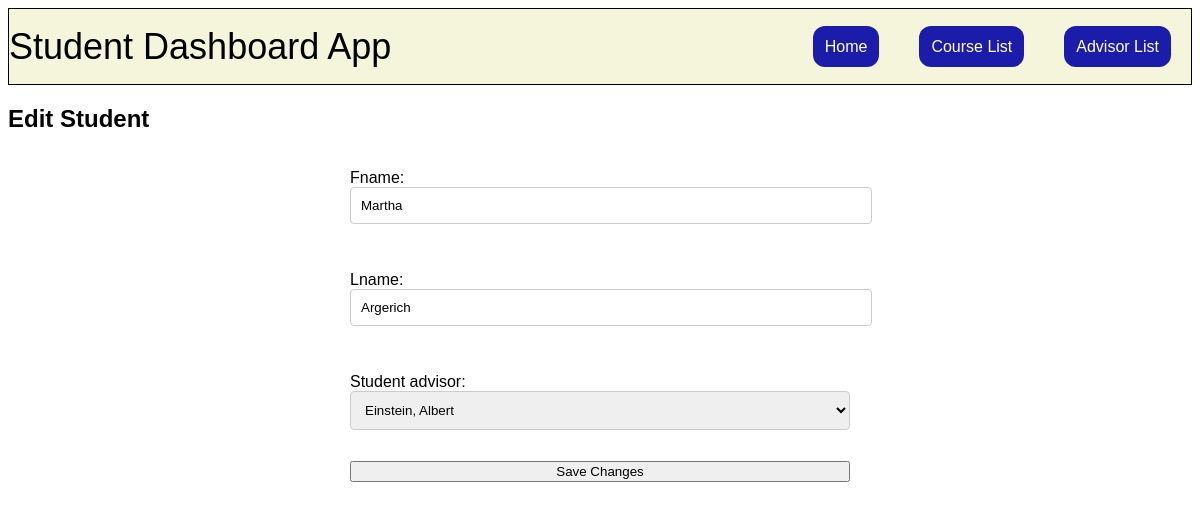
/edit_student/15, run on the app's committed database.
### student/models.py (models this page shows, shortened)
class Student(models.Model):
    fname = models.CharField(max_length=30)
    lname = models.CharField(max_length=30)
    active = models.BooleanField(default=True)
    student_advisor = models.ForeignKey(Advisor,
                                        on_delete=models.SET(get_default_advisor),
                                        related_name="advisees",
                                        default=get_default_advisor,
                                        null=False,
                                        blank=False
                                        )
    class Meta:
        ordering = ['lname', 'fname']

class Advisor(models.Model):
    fname = models.CharField(max_length=30)
    lname = models.CharField(max_length=30)
    class Meta:
        ordering = ['lname']
    def __str__(self):
        return f'{self.lname}, {self.fname}'

### student/views.py (the view)
# urls.py: path("edit_student/<int:id>", views.edit_student, name="edit_student"),
def edit_student(request, id):
    student = get_object_or_404(Student, pk=id)
    if request.method == "POST":
        form = StudentForm(request.POST, instance=student)
        if form.is_valid():
            form.save()
            return HttpResponseRedirect(reverse("student_detail", args=(student.id,)))
    else:
        form = StudentForm(instance=student)
    return render(request, "student/edit_student.html", {"form": form, "student": student})

### student/forms.py
class StudentForm(ModelForm):
    class Meta:
        model = Student
        fields = ['fname', 'lname', 'student_advisor']
    def __init__(self, *args, **kwargs):
        super().__init__(*args, **kwargs)
        for name, field in self.fields.items():
            field.widget.attrs.update({
                "class": "form-control",
                "placeholder": f"Enter {field.label}"
            })
            if name == "student_advisor":
                field.empty_label = "Select Advisor"

### student/templates/student/edit_student.html (shortened to what this page needs)
{% extends "student/layout.html" %}
{% block body %}
    <h2>Edit Student</h2>
    <form method="post" class="flex-form">
        {{ form.as_p }}
        <button type="submit" class="btn btn-primary">Save Changes</button>
    </form>
{% endblock %}

### student/static/student/styles.css (style rules this page uses)
body { font-family: 'Gill Sans', 'Gill Sans MT', Calibri, 'Trebuchet MS', sans-serif; }
.flex-form { display: flex; flex-direction: column; gap: 15px; max-width: 500px; margin: auto; }
.form-control { width: 100%; padding: 10px; border: 1px solid #ccc; border-radius: 4px; }

### data on the page
Student: fname "Martha", lname "Argerich", student_advisor "Einstein, Albert"
